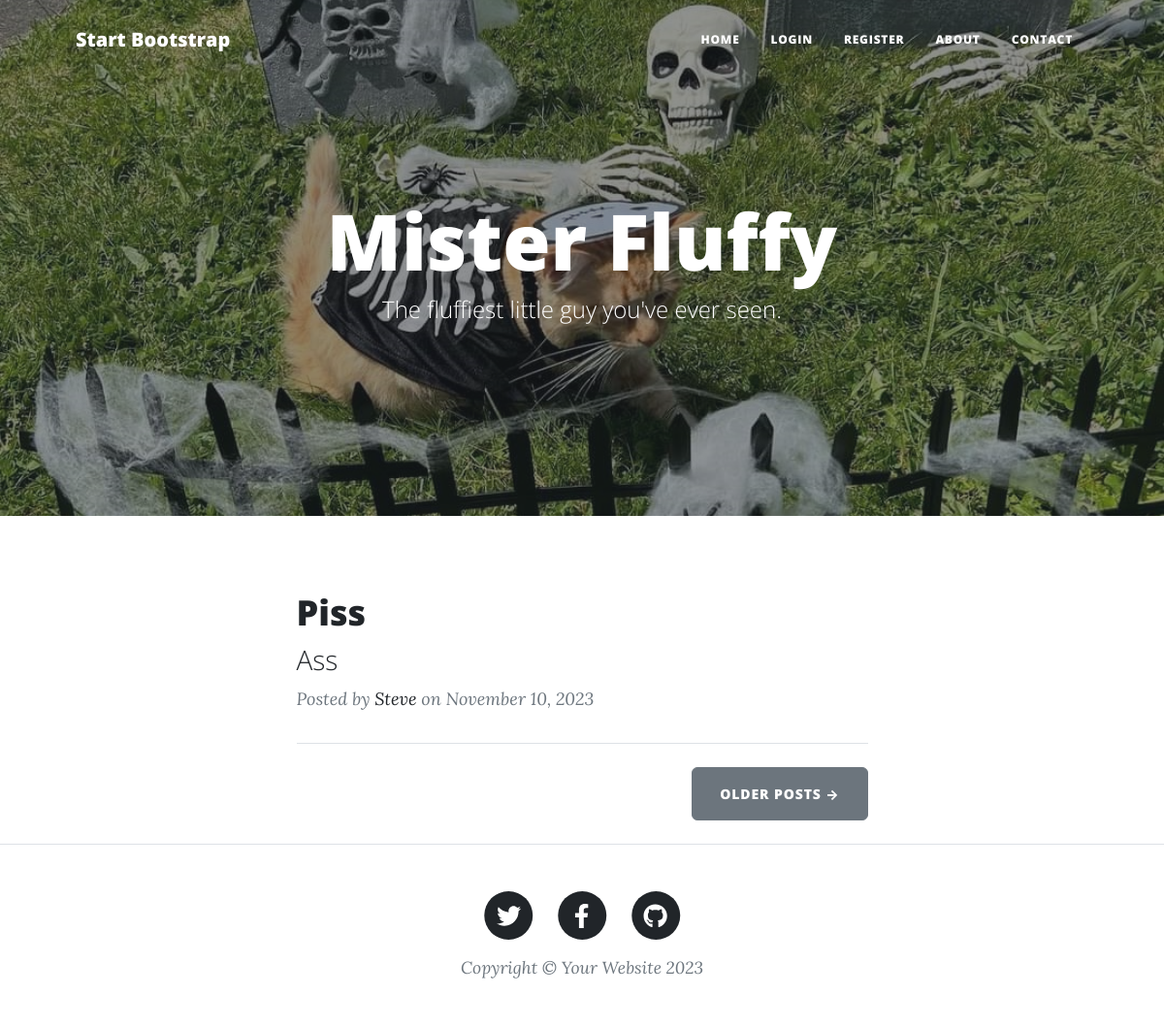
Before: / with the older database file.
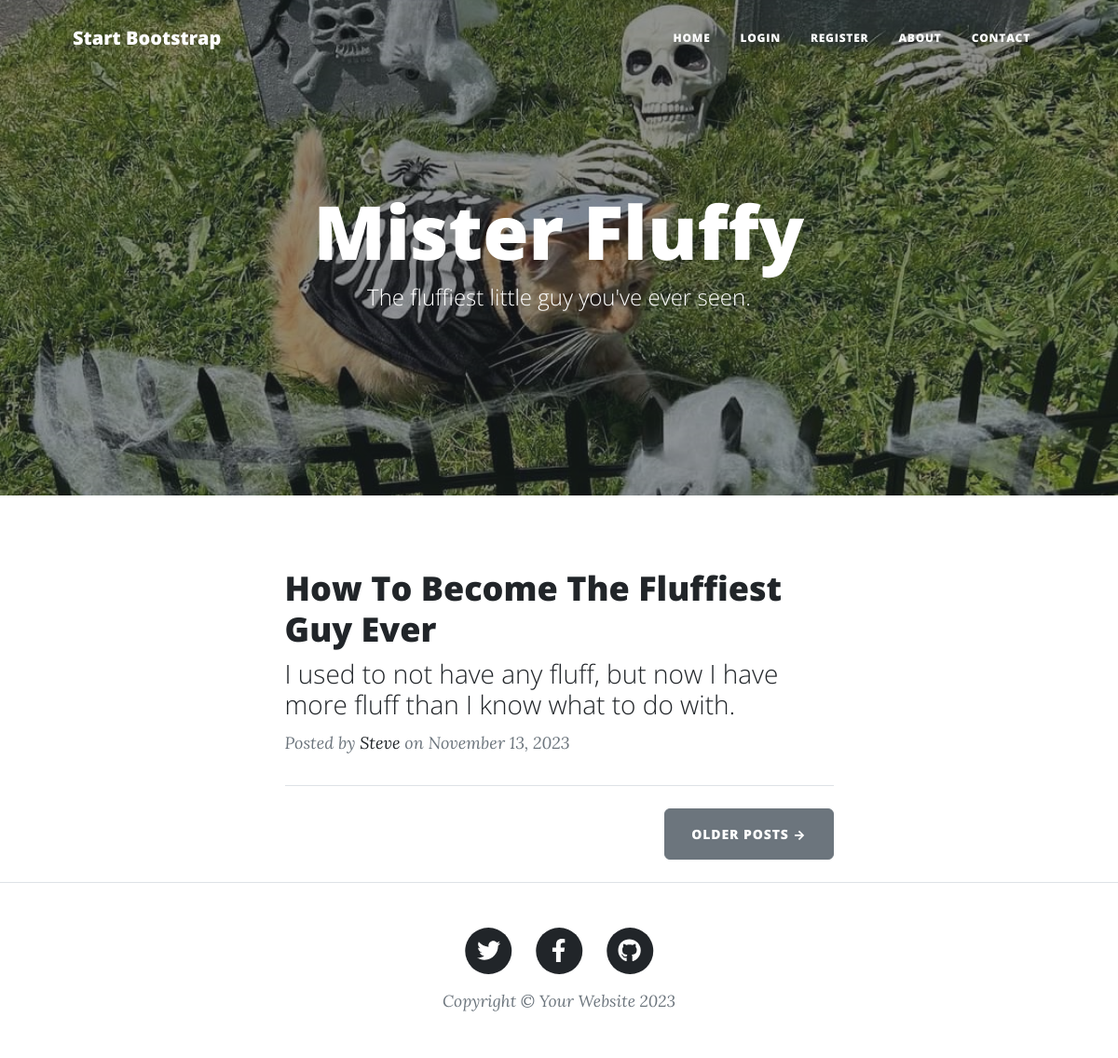
After: the same page with the newer database file.
### main.py (models this page shows)
class BlogPost(db.Model):
    __tablename__ = "blog_posts"
    id = db.Column(db.Integer, primary_key=True)
    author_id = db.Column(db.Integer, db.ForeignKey("users.id"))
    title = db.Column(db.String(250), unique=True, nullable=False)
    subtitle = db.Column(db.String(250), nullable=False)
    date = db.Column(db.String(250), nullable=False)
    body = db.Column(db.Text, nullable=False)
    author = relationship("User", back_populates="posts")
    img_url = db.Column(db.String(250), nullable=False)
    comments = relationship("Comment", back_populates="parent_post")

class User(UserMixin, db.Model):
    __tablename__ = "users"
    id = db.Column(db.Integer, primary_key=True)
    email = db.Column(db.String(100), unique=True)
    password = db.Column(db.String(100))
    name = db.Column(db.String(1000))
    posts = relationship("BlogPost", back_populates="author")
    comments = relationship("Comment", back_populates="comment_author")

### main.py (the view)
@app.route('/')
def get_all_posts():
    result = db.session.execute(db.select(BlogPost))
    posts = result.scalars().all()
    return render_template("index.html", all_posts=posts, current_user=current_user)

### templates/index.html (shortened to what this page needs)
{% include "header.html" %}
<header
  class="masthead"
  style="background-image: url('../static/assets/img/home-bg.jpg')"
>
  <div class="container position-relative px-4 px-lg-5">
    <div class="row gx-4 gx-lg-5 justify-content-center">
      <div class="col-md-10 col-lg-8 col-xl-7">
        <div class="site-heading">
          <h1>Mister Fluffy</h1>
          <span class="subheading">The fluffiest little guy you've ever seen.</span>
        </div>
      </div>
    </div>
  </div>
</header>
<div class="container px-4 px-lg-5">
  <div class="row gx-4 gx-lg-5 justify-content-center">
    <div class="col-md-10 col-lg-8 col-xl-7">
      {% for post in all_posts %}
      <div class="post-preview">
        <a href="{{ url_for('show_post', post_id=post.id) }}">
          <h2 class="post-title">{{ post.title }}</h2>
          <h3 class="post-subtitle">{{ post.subtitle }}</h3>
        </a>
        <p class="post-meta">
          Posted by
          <a href="#">{{post.author.name}}</a>
          on {{post.date}}
        </p>
      </div>
      <hr class="my-4" />
      {% endfor %}
      <div class="d-flex justify-content-end mb-4">
        <a class="btn btn-secondary text-uppercase" href="#!">Older Posts →</a>
      </div>
    </div>
  </div>
</div>
{% include "footer.html" %}

### templates/header.html (shortened to what this page needs)
<!DOCTYPE html>
<html lang="en">
  <head>
    {% block styles %}
    {{ bootstrap.load_css() }}
    <link
      href="{{ url_for('static', filename='css/styles.css') }}"
      rel="stylesheet"
    />
    {% endblock %}
  </head>
  <body>
    <nav class="navbar navbar-expand-lg navbar-light" id="mainNav">
      <div class="container px-4 px-lg-5">
        <a class="navbar-brand" href="/">Start Bootstrap</a>
        <div class="collapse navbar-collapse" id="navbarResponsive">
          <ul class="navbar-nav ms-auto py-4 py-lg-0">
            <li class="nav-item">
              <a
                class="nav-link px-lg-3 py-3 py-lg-4"
                href="{{ url_for('get_all_posts') }}"
                >Home</a
              >
            </li>
            {% if not current_user.is_authenticated: %}
            <li class="nav-item">
              <a
                class="nav-link px-lg-3 py-3 py-lg-4"
                href="{{ url_for('login') }}"
                >Login</a
              >
            </li>
            <li class="nav-item">
              <a
                class="nav-link px-lg-3 py-3 py-lg-4"
                href="{{ url_for('register') }}"
                >Register</a
              >
            </li>
            {% endif %}
            <li class="nav-item">
              <a
                class="nav-link px-lg-3 py-3 py-lg-4"
                href="{{ url_for('about') }}"
                >About</a
              >
            </li>
            <li class="nav-item">
              <a
                class="nav-link px-lg-3 py-3 py-lg-4"
                href="{{ url_for('contact') }}"
                >Contact</a
              >
            </li>
          </ul>
        </div>
      </div>
    </nav>
  </body>
</html>

### templates/footer.html (shortened to what this page needs)
        <footer class="border-top">
          <div class="container px-4 px-lg-5">
              <div class="row gx-4 gx-lg-5 justify-content-center">
                  <div class="col-md-10 col-lg-8 col-xl-7">
                      <ul class="list-inline text-center">
                          <li class="list-inline-item">
                              <a href="#!">
                                  <span class="fa-stack fa-lg">
                                      <i class="fas fa-circle fa-stack-2x"></i>
                                      <i class="fab fa-twitter fa-stack-1x fa-inverse"></i>
                                  </span>
                              </a>
                          </li>
                          <li class="list-inline-item">
                              <a href="#!">
                                  <span class="fa-stack fa-lg">
                                      <i class="fas fa-circle fa-stack-2x"></i>
                                      <i class="fab fa-facebook-f fa-stack-1x fa-inverse"></i>
                                  </span>
                              </a>
                          </li>
                          <li class="list-inline-item">
                              <a href="#!">
                                  <span class="fa-stack fa-lg">
                                      <i class="fas fa-circle fa-stack-2x"></i>
                                      <i class="fab fa-github fa-stack-1x fa-inverse"></i>
                                  </span>
                              </a>
                          </li>
                      </ul>
                      <div class="small text-center text-muted fst-italic">Copyright &copy; Your Website 2023</div>
                  </div>
              </div>
          </div>
      </footer>
  </body>
</html>

Changed rows visible on the page:
changed BlogPost "Steve": title "Piss" → "How To Become The Fluffiest Guy Ever"; subtitle "Ass" → "I used to not have any fluff, but now I have more fluff than I know what to do with."; date "November 10, 2023" → "November 13, 2023"
